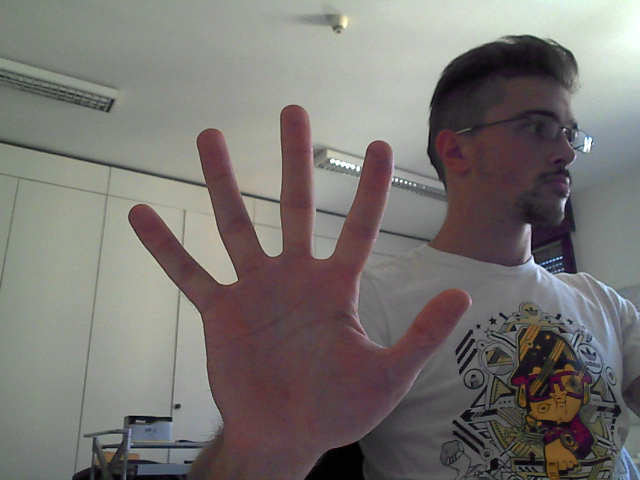
#> input picture _skip/test_img/1-color.png, 640 x 480 px, given in place of the camera
$ python DataCollector.py _skip/test_img/1-color.png
#> lines starting #> are read from the running program, lines starting #| are printed output that depends on the picture; after the words box and inside, x2 and y2 are one past the last pixel; in counts of white or black regions, pixels touching at a corner belong together
### modules/loop.py
import cv2
import imutils

from config import CONFIG
import modules.image_processing.processor as imp

size = CONFIG['size']


def loop_camera_frames(fn):
    """
    Starts the web camera, takes snapshots of each frame and
    calls the passed function with the frame. It stops the camera
    when the function returns truthy value.
    :param fn: A function to be called each frame. Params:
        - the frame as BGR image with shape (X,Y,3).
    :return: Does not return anything.
    """
    cap = cv2.VideoCapture(0)
    # This is supposed to prevent the camera from over/underexponsing randomly.
    cap.set(15, 0.00001)

    while True:
        ret, frame = cap.read()
        frame = imutils.resize(frame, height=size)
        frame = imp.crop_from_center(frame, size)
        should_break = fn(frame)
        if should_break:
            break

    cap.release()
    cv2.destroyAllWindows()

### modules/image_processing/processor.py
import cv2
import numpy as np
from PIL import Image
from scipy import ndimage
from skimage.morphology import label
from skimage.measure import regionprops

from config import CONFIG


# [10 lines left out: function convert_to_one_channel_monochrome, not called in this run]


def extract_skin(img, l_hsv_bound, h_hsv_bound):
    """
    Accepts BGR image and extracts skin based on the lower and upper value from params.
    :param img: A BGR image. Shape will be of type (X,Y,3).
    :param h_hsv_bound: An array, list or np array with 3 values, [hue, sat, val].
    :param l_hsv_bound: An array, list or np array with 3 values, [hue, sat, val].
    :return: Returns 2 elements
        - A BGR image with shape (X,Y,3). All none-skin pixels are zeros.
        - A binary image with shape (X,Y).
    """
    image_copy = img.copy()
    frame_hsv = cv2.cvtColor(image_copy, cv2.COLOR_BGR2HSV)
    frame_hsv = cv2.GaussianBlur(frame_hsv, (5, 5), 1)
    frame_hsv = cv2.bilateralFilter(frame_hsv, 3, 45, 45)

    skin_mask = cv2.inRange(frame_hsv, np.array(l_hsv_bound, dtype=np.int32), np.array(h_hsv_bound, dtype=np.int32))

    kernel = cv2.getStructuringElement(cv2.MORPH_ELLIPSE, (3, 3))
    skin_mask = cv2.erode(skin_mask, kernel, iterations=3)
    skin_mask = cv2.dilate(skin_mask, kernel, iterations=2)

    h, w, _ = img.shape
    binary_mask = np.array(skin_mask).reshape((h, w))
    skin_separated = cv2.bitwise_and(image_copy, image_copy, mask=skin_mask)

    return skin_separated, binary_mask


def crop_from_center(img, size):
    """
    Takes a BGR (or even any other) image and size and crops the
    centered square of the image.
    :param img: BGR (or even any other) image.
    :param size: The size of the square that will be cropped.
    :return:
    """
    h, w = img.shape[:2]
    h_sp = int((h - size) / 2)
    w_sp = int((w - size) / 2)
    frame = img[h_sp:h_sp+size, w_sp:w_sp+size]
    return frame


def fill_and_smooth_binary_mask(binary_mask):
    """
    Smooths a binary mask and fills all its holes.
    :param binary_mask: A binary mask of shape (X,Y).
    :return: Smoothened binary mask without holes of shape (X,Y).
    """

    def smooth_binary(mask):
        mask_in = mask.copy()
        kernel = cv2.getStructuringElement(cv2.MORPH_ELLIPSE, (3, 3))
        img = cv2.dilate(mask_in, kernel, iterations=3)
        img = cv2.erode(img, kernel, iterations=2)
        img = np.array(img)
        return np.bitwise_or(mask_in, img)

    def fill_holes_binary(img_in):
        im_out = ndimage.binary_fill_holes(img_in).astype(int)
        return cv2.inRange(im_out, np.array([1]), np.array([255]))

    binary_img = smooth_binary(binary_mask)
    binary_img = fill_holes_binary(binary_img)

    return binary_img


def isolate_largest_connected_component(binary_mask):
    """
    Finds the largest connected component in a binary image and
    isolates it, meaning that only this component is left in the
    frame as-it-is, everything else is set to 0.
    :param binary_mask: A binary mask of shape (X,Y).
    :return: A binary mask of shape (X,Y) with only 1 connected
        component.
    """

    new_img = np.zeros_like(binary_mask)
    for val in np.unique(binary_mask)[1:]:
        second_mask = np.uint8(binary_mask == val)
        labels, stats = cv2.connectedComponentsWithStats(second_mask, 4)[1:3]
        biggest_label = 1 + np.argmax(stats[1:, cv2.CC_STAT_AREA])
        new_img[labels == biggest_label] = val
    return new_img


def find_bounding_box_of_binary_img_with_single_component(binary_img, thresh=CONFIG['bbox_threshold']):
    """
    Finds the bounding box of the connected component inside a
    binary image and returns it.
    :param binary_img: A binary image of shape (X,Y).
    :param thresh: A threshold working as a padding to be applied.
    :return: An array of 4 values:
        - [0]: The Y coordinate of the top-left point.
        - [1]: The X coordinate of the top-left point.
        - [2]: The Y coordinate of the bottom-right point.
        - [3]: The X coordinate of the bottom-right point.
    In the case such component does not exist, or is very small,
    then [0,0,0,0] is returned.
    """

    mask_label = label(binary_img)
    props = regionprops(mask_label)
    height, width = binary_img.shape
    if len(props) > 0:
        # We only need the first one since it's a single component.
        bbox = props[0].bbox
        # Math and min are because by adding/subtracting a threshold, the values may go beyond the image. We
        # want the image to contain the bounding box.
        bbox = [max(bbox[0] - thresh, 0), max(bbox[1] - thresh, 0), min(bbox[2] + thresh, height), min(bbox[3] + thresh, width)]
        return bbox
    return [0, 0, 0, 0]  # Default, if the mask is full of zeros we need to return something.


def get_square_bbox(rect_bbox, image, thresh=0):
    """
    Takes an image and a rectangular bbox, and returns a squared bbox which "envelops" the rectangular bbox.
    Threshold can be provided as well. TODO test the threshold.
    :param image: an image. Can be 1 or 3 dimensions.
    :param bbox: in format [top_left_Y, top_left_X, bottom_right_Y, bottom_right_X]
    :return:
    """
    image_height, image_width = image.shape if image.ndim == 1 else image.shape[:2]

    new_top_left_x = rect_bbox[1] - thresh
    new_bottom_right_x = rect_bbox[3] + thresh

    new_top_left_y = rect_bbox[0] - thresh
    new_bottom_right_y = rect_bbox[2] + thresh

    new_bbox_width = new_bottom_right_x - new_top_left_x
    new_bbox_height = new_bottom_right_y - new_top_left_y

    def crop_axis(lower_bbox_val, higher_bbox_val, frame_size_on_axis, diff, new_size):
        lower_new_val = lower_bbox_val - diff
        higher_new_val = higher_bbox_val + diff

        # Calc new top left x and new bottom left x
        if lower_new_val < 0:
            higher_new_val = new_size
            lower_new_val = 0
        elif higher_new_val > frame_size_on_axis:
            lower_new_val = frame_size_on_axis - new_size
            higher_new_val = frame_size_on_axis

        return lower_new_val, higher_new_val

    if new_bbox_height > new_bbox_width:
        px_to_add_to_each_side = (new_bbox_height - new_bbox_width) / 2
        new_top_left_x, new_bottom_right_x = crop_axis(new_top_left_x, new_bottom_right_x, image_width, px_to_add_to_each_side, new_bbox_height)
    else:
        px_to_add_to_each_side = (new_bbox_width - new_bbox_height) / 2
        new_top_left_y, new_bottom_right_y = crop_axis(new_top_left_y, new_bottom_right_y, image_height, px_to_add_to_each_side, new_bbox_width)

    # This assures a proper error will be thrown if something is sketchy.
    if new_bottom_right_y > image_height:
        raise ArithmeticError('Bottom edge should not be higher than frame height.')
    elif new_top_left_y < 0:
        raise ArithmeticError('Top edge should not be less than 0.')
    elif new_bottom_right_x > image_width:
        raise ArithmeticError('Right edge should not be higher than frame width.')
    elif new_top_left_x < 0:
        raise ArithmeticError('Left edge should not be less than 0.')

    return [int(new_top_left_y), int(new_top_left_x), int(new_bottom_right_y), int(new_bottom_right_x)]


def crop_image_by_square_bbox(img, square_bbox, size_width):
    """
    By given an image and a square bbox, it crops the image around the bbox.
    If the bbox is not square, an AttributeError is thrown.
    :param img: The image to crop with shape (X,Y,3).
    :param square_bbox: The square bouunding box.
    :param size_width: The size to which crop.
    :return: Am image of size (size_width, size_width).
    """
    if square_bbox[2]-square_bbox[0] != square_bbox[3]-square_bbox[1]:
        raise AttributeError('crop_image_by_square_bbox should only accept square bboxes')
    new_frame = img[square_bbox[0]:square_bbox[2], square_bbox[1]:square_bbox[3]]
    height, width = new_frame.shape[:2]
    to_return = new_frame if width > 0 and height > 0 else img
    return cv2.resize(to_return, (size_width, size_width))

### modules/image_processing/converter.py
import random

import cv2
import numpy as np
from PIL import Image

from config import CONFIG
import modules.image_processing.processor as imp
from modules.visualiser.visualiser import draw_bounding_box_in_img

size = CONFIG['size']


def get_center_hsv(img):
    """
    Converts an image to HSV and returns the hsv value of its center pixel.
    :param img: A BGR image with shape (X,Y,3).
    :return: HSV value of the center pixel [h,s,v].
    """
    h, w = img.shape[:2]
    img_hsv = cv2.cvtColor(img, cv2.COLOR_BGR2HSV)
    img_hsv = cv2.GaussianBlur(img_hsv, (3, 3), 0)
    center_px_hsv = img_hsv[int(h / 2), int(w / 2)]
    return np.array(center_px_hsv)


def extract_bounding_boxes_by_skin_threshold(image, l_hsv_thresh, u_hsv_thresh):
    """
    This method encapsulates the calls to few other methods that perform:
    - skin colored pixels extraction
    - mask of the skin colored pixels only containing the largest connected component (LCC)
    - rectangular bounding box around the LCC
    - square bounding box around the LCC
    :param image: A BGR image with shape (X,Y,3).
    :param l_hsv_thresh: Lower skin color threshold of type [h,s,v].
    :param u_hsv_thresh: Upper skin color threshold of type [h,s,v].
    :return:
    """
    skin, mask_binary = imp.extract_skin(image, l_hsv_thresh, u_hsv_thresh)

    mask_binary = imp.fill_and_smooth_binary_mask(mask_binary)
    mask_binary = imp.isolate_largest_connected_component(mask_binary)

    # Find bounding boxes.
    bbox = imp.find_bounding_box_of_binary_img_with_single_component(mask_binary)
    square_bbox = imp.get_square_bbox(bbox, image)
    return skin, mask_binary, bbox, square_bbox


def to_monochrome(im):
    """
    Transforms an image to monochrome.
    :param im: Image with shape (X,Y,3).
    :return: Image with shape (X,Y).
    """
    return np.array(Image.fromarray(im).convert('L'))


def convert_image(img, l_hsv_thresh, u_hsv_thresh):
    """
    Applies processing techniques to an image and returns some of its derivations.
    :param img:
    :param l_hsv_thresh: The lower HSV boundary of skin color.
    :param u_hsv_thresh: The upper HSV boundary of skin color.
    :return:
    """
    skin, binary_mask, bbox, sq_bbox = extract_bounding_boxes_by_skin_threshold(img, l_hsv_thresh, u_hsv_thresh)
    center_offset_y = (sq_bbox[2] - sq_bbox[0]) / 2 + sq_bbox[0] - CONFIG['size'] / 2
    center_offset_x = (sq_bbox[3] - sq_bbox[1]) / 2 + sq_bbox[1] - CONFIG['size'] / 2

    def in_perc(val):
        val = min(45, val)
        val = max(-45, val)
        return int(val) / 45

    center_offset_x = in_perc(center_offset_x)
    center_offset_y = in_perc(center_offset_y)

    # Create image from the original with red/green boxes to show the boundary.
    frame_with_rect_bbox = draw_bounding_box_in_img(img, bbox)
    frame_with_rect_sq_bboxes = draw_bounding_box_in_img(frame_with_rect_bbox, sq_bbox, (0, 255, 0))

    # Crop frame and binary mask to the correct bounding box.
    hand = imp.crop_image_by_square_bbox(img, sq_bbox, size)
    skin_orig = skin.copy()
    skin = cv2.bitwise_and(img, img, mask=binary_mask)
    skin = imp.crop_image_by_square_bbox(skin, sq_bbox, size)
    hand_binary_mask = imp.crop_image_by_square_bbox(binary_mask, sq_bbox, size)
    hand_binary_mask = cv2.cvtColor(hand_binary_mask, cv2.COLOR_GRAY2BGR)

    skin_monochrome = cv2.cvtColor(cv2.equalizeHist(to_monochrome(skin)), cv2.COLOR_GRAY2BGR)
    orig_monochrome = cv2.cvtColor(cv2.equalizeHist(to_monochrome(img)), cv2.COLOR_GRAY2BGR)
    return {
        'orig': img,
        'orig_monochrome': orig_monochrome,
        'orig_bboxes': frame_with_rect_sq_bboxes,
        'skin': skin,
        'skin_orig': skin_orig,
        'skin_monochrome': skin_monochrome,
        'hand': hand,
        'binary_mask': cv2.cvtColor(binary_mask, cv2.COLOR_GRAY2BGR),
        'hand_binary_mask': hand_binary_mask,
        'sq_bbox': sq_bbox,
        'center_hsv': get_center_hsv(img),
        'center_offset_x': center_offset_x,
        'center_offset_y': center_offset_y
    }


# [68 lines left out: functions convert_img_for_prediction, randomly_rotate_and_change_alpha, randomly_hide_parts, augment_image, not called in this run]

### modules/visualiser/visualiser.py
import cv2
import imutils
import numpy as np

from modules.image_processing.canvas import Canvas
from config import CONFIG


# [12 lines left out: function draw_rectangle_in_center, not called in this run]


def draw_bounding_box_in_img(img, bbox, color=(30, 0, 255), thresh=0):
    """
    Draws a bounding box (a rectangle) in an image.
    :param img: Any image with shape (X,Y,n).
    :param bbox: Bounding box rectangle in format [top_left_Y, top_left_X,
        bottom_right_Y, bottom_right_X].
    :param color: The color of the bbox.
    :param thresh: The threshold of the drawn bbox. Recommended to be 0.
    :return: The same image but with a drawn bounding box.
    """
    return cv2.rectangle(img.copy(), (bbox[1] - thresh, bbox[0] - thresh), (bbox[3] + thresh, bbox[2] + thresh), color, 2)


# [102 lines left out: functions visualise, visualise_prediction_result, visualise_calibration, not called in this run]

### modules/data.py
import cv2
import os

import numpy as np

from config import CONFIG


def fetch_saved_hsv():
    """
    Fetches the saved HSV values.
    :return: 2 params, np.arrays:
        - lower_range in format [h,s,v]
        - upper_range in format [h,s,v]
    """
    f = open(CONFIG['hsv_ranges_path'], 'r')
#> (reads hsv_ranges.csv from the repository)
    f.readline()
    l_vals = f.readline().split(',')
    u_vals = f.readline().split(',')
    f.close()
    l_range = [int(l_vals[0]), int(l_vals[1]), int(l_vals[2])]
    u_range = [int(u_vals[0]), int(u_vals[1]), int(u_vals[2])]
    return np.array(l_range), np.array(u_range)


# [70 lines left out: functions save_hsv_to_file, fetch_imgs_from_dir, fetch_training_images, not called in this run]

### DataCollector.py
# Run this file with following commands:
# -n data_collect_set_name
# -c data_collect_class (number in range 1..(len(CONFIG['classes'])+1).
# If this is not provided, default values are taken from config.py.

import getopt
import os
import sys
from datetime import datetime

import cv2

from modules.calibrator import prompt_calibration
from config import CONFIG
from modules.data import fetch_saved_hsv
from modules.image_processing.converter import convert_image, augment_image
from modules.loop import loop_camera_frames
from modules.visualiser.visualiser import visualise

last_time = datetime.now()
save_file_interval_ms = 200
current_count = 0
is_capturing = False

l_hsv_bound, u_hsv_bound = fetch_saved_hsv()


# [8 lines left out: function calibrate, not called in this run]


def collect_action(frame):
    """
    Visualizes current frame and preprocessing.
    If it is capturing, saves the processed images to the appropriate path.
    There is a UI:
    - Pressing C starts/stops calibration mode.
    - Pressing S starts/stops image saving.
    :param frame: A frame taken by web cam during video.
    :return: Does not return anything.
    """
    global current_count, is_capturing

    img_conversions = convert_image(frame, l_hsv_bound, u_hsv_bound)

    key = cv2.waitKey(5) & 0xFF

    if key == ord('c'):
        calibrate()
    if key == ord('s'):
        is_capturing = not is_capturing
        if not is_capturing:
            print('Press "s" to start capturing')
        else:
            print('Started capturing...')
    if key == ord('q'):
        exit()

    if is_capturing:
        cur_time = datetime.now()
        time_diff = cur_time - last_time
        time_diff_milliseconds = time_diff.total_seconds() * 1000
        if time_diff_milliseconds >= save_file_interval_ms:
            # Here we iterate over all preprocessed images from the list and save
            # them into separate folders.
            imgs = ['orig', 'orig_monochrome', 'skin_monochrome', 'hand', 'hand_binary_mask']
            for key in imgs:
                file_output_dir = os.path.join(output_dir, key, str(CLASS))
                if not os.path.exists(file_output_dir):
                    os.makedirs(file_output_dir)
                cv2.imwrite(os.path.join(file_output_dir, '%04d.png') % current_count, img_conversions[key])

            # Augmentation.
            aug_folder_name = 'skin_monochrome_augmented'
            file_output_dir = os.path.join(output_dir, aug_folder_name, str(CLASS))
            if not os.path.exists(file_output_dir):
                os.makedirs(file_output_dir)

            augmented_images = augment_image(img_conversions['skin_monochrome'])

            for im in augmented_images:
                cv2.imwrite(os.path.join(file_output_dir, '%04d.png') % current_count, im)

            current_count += 1
            print(current_count)

    classes = CONFIG['classes']
    class_with_idx_in_config = classes[CLASS-1] if len(classes) < CLASS-1 else '!!! None !!!'
    texts = [
        '~~~~ DATA COLLECTION MODE ~~~~ ' + '!!!CAPTURING!!!' if is_capturing else '',
        'Class with idx ' + str(CLASS) + ' named: ' + class_with_idx_in_config,
        'Saving to dir: ' + os.path.join(CONFIG['training_data_path'], CONFIG['data_collect_set_name']),
        'Num of collected imgs: ' + str(current_count),
        '',
        'Controls:',
        '- Press "s" to Stop capturing' if is_capturing else '- Press "s" to Start capturing',
        '- Press "c" to Calibrate',
        '- Press "q" to Quit:'
    ]

    visualise(img_conversions, texts)


# Setup config to use args.
opts, args = getopt.getopt(sys.argv[1:],
                           "n:c:",
                           ["data_collect_set_name=", "data_collect_class"])

for opt, arg in opts:
    if opt in ('-n', '--data_collect_set_name'):
        CONFIG['data_collect_set_name'] = arg
    if opt in ('-c', '--data_collect_class'):
        CONFIG['data_collect_class'] = int(arg)

size = CONFIG['size']
CLASS = CONFIG['data_collect_class']
training_data_path = CONFIG['training_data_path']
data_collect_set_name = CONFIG['data_collect_set_name']
output_dir = os.path.join(training_data_path, data_collect_set_name)

print('Starting data collection mode...')
print('Press "s" to start capturing')

# Take care of folders' existence.
if not os.path.exists(output_dir):
    os.makedirs(output_dir)

# Start data collection mode.
loop_camera_frames(collect_action)
#> in loop_camera_frames, frame is the input picture: shape (480, 640, 3); mean B, G, R 113.1, 116, 120
#> in crop_from_center, `frame = img[h_sp:h_sp+size, w_sp:w_sp+size]`:
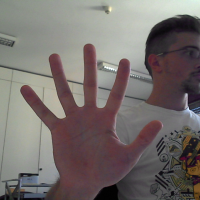
#> frame: shape (200, 200, 3); mean B, G, R 107.7, 110.1, 117.3
#> in extract_skin, `skin_mask = cv2.inRange(frame_hsv, np.array(l_hsv_bound, dtype=np.int3..`:
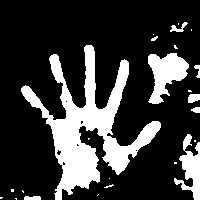
#> skin_mask: shape (200, 200); 22.4% white; 24 white regions (15 under 20 px), largest, box (x1, y1, x2, y2) and area: (21, 45, 161, 200) 6567, (148, 53, 189, 104) 1182, (174, 134, 200, 200) 810
#> in extract_skin, `skin_mask = cv2.erode(skin_mask, kernel, iterations=3)`:
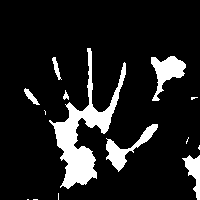
#> skin_mask: shape (200, 200); 12.2% white; 14 white regions (7 under 20 px), largest, box (x1, y1, x2, y2) and area: (49, 48, 126, 189) 2864, (151, 56, 186, 101) 716, (106, 124, 158, 172) 662
#> in extract_skin, `skin_mask = cv2.dilate(skin_mask, kernel, iterations=2)`:
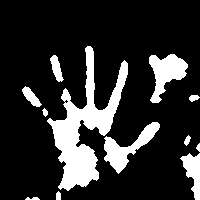
#> skin_mask: shape (200, 200); 17.7% white; 12 white regions, largest, box (x1, y1, x2, y2) and area: (47, 46, 128, 191) 3999, (149, 54, 188, 103) 996, (104, 122, 160, 174) 974
#> in extract_skin, `skin_separated = cv2.bitwise_and(image_copy, image_copy, mask=skin_mask)`:
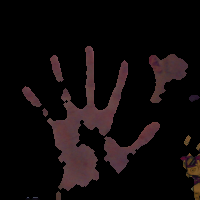
#> skin_separated: shape (200, 200, 3); mean B, G, R 10.8, 10.3, 15.8
#> in smooth_binary, `img = cv2.dilate(mask_in, kernel, iterations=3)`:
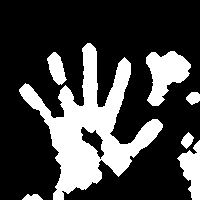
#> img: shape (200, 200); 26.5% white; 7 white regions, largest, box (x1, y1, x2, y2) and area: (19, 43, 163, 200) 7656, (146, 51, 191, 106) 1444, (177, 140, 200, 200) 755
#> in smooth_binary, `img = cv2.erode(img, kernel, iterations=2)`:
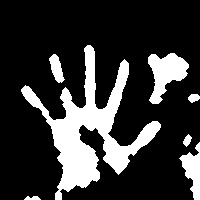
#> img: shape (200, 200); 20.8% white; 7 white regions, largest, box (x1, y1, x2, y2) and area: (21, 45, 161, 200) 6118, (148, 53, 189, 104) 1144, (179, 142, 200, 200) 602
#> the loop in isolate_largest_connected_component, `for val in np.unique(binary_mask)[1:]:` made 1 pass
#> (val, biggest_label) on pass 1: (255, 1)
#> (the rest of the program and of its run is left out)
